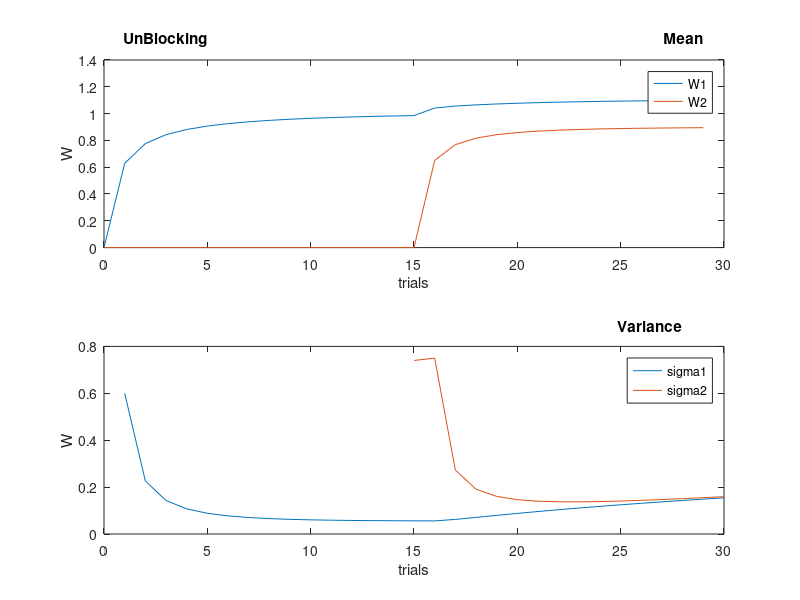

MATLAB code to generate this figure:
clear
clc
close all
nTrials = 30;


r = [ones(1,nTrials/2),2*ones(1,nTrials/2)];
w0 = [0;0];
u = [ones(1,nTrials);zeros(1,nTrials/2),ones(1,nTrials/2)];
w_n = eye(2)*0.01;
tau = 0.6;
sigma0 = eye(2)*0.6;
%[w,sigma] = myKalman(W_noise,w0,nTrials,tau,sigma0,C,r);
sigma = zeros(2,2,nTrials);
sigma0 =0.6 * eye(2);
sigma(:,:,1)=sigma0;
w0=[0;0];
w=zeros(2,20);
w(:, 1) = w0;

for i=1:nTrials-1
    sigma(:,:,i+1) = sigma(:,:,i)+ w_n;
    G = sigma(:,:,i+1)*u(:,i)*(u(:,i)'*sigma(:,:,i+1)*u(:,i)+tau^2)^(-1);
    sigma(:,:,i+1) =sigma(:,:,i+1)-G*u(:,i)'*sigma(:,:,i+1);
    w(:,i+1) = w(:,i)+G*(r(i)-u(:,i)'*w(:,i));

end

figure;
subplot(2,1,1)
plot(0:nTrials-1,w(1,:))
hold on
plot(0:nTrials-1,w(2,:))
hold on
title('UnBlocking                                                                                                                  Mean')
xlabel('trials');
ylabel('W');
legend('W1','W2');
subplot(2,1,2)
plot(1:nTrials,squeeze(sigma(1,1,:)))
hold on 
plot(15:nTrials,squeeze(sigma(2,2,15:nTrials)))  
hold on
title('                                                                                                                      Variance')
xlabel('trials');
ylabel('W');
legend('sigma1','sigma2');
